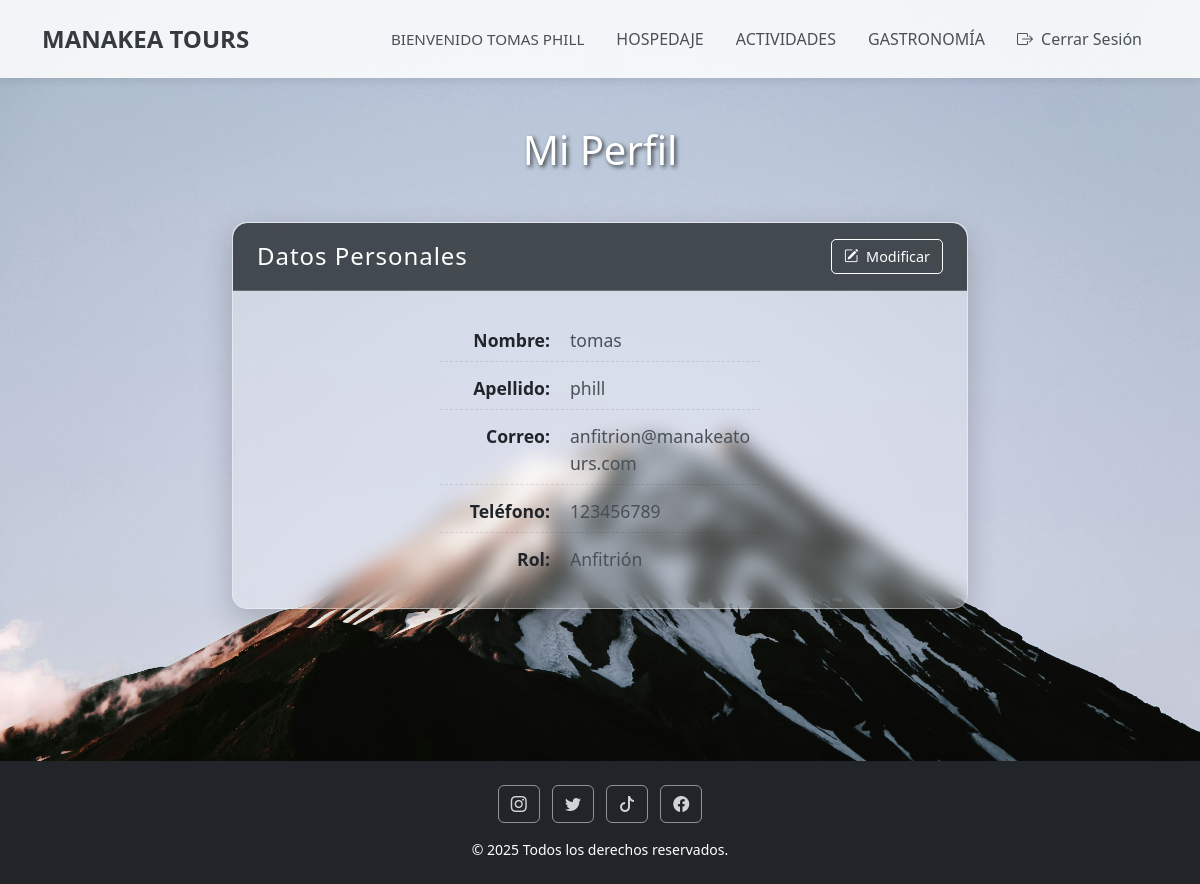
Screenshot of /perfil/ (signed in) with the database file from the repository.
### core/models.py (models this page shows, shortened)
class Usuario(AbstractBaseUser, PermissionsMixin):
    nombre = models.CharField(max_length=100)
    apellido = models.CharField(max_length=100)
    correo = models.EmailField(unique=True)
    telefono = models.CharField(max_length=20, blank=True, null=True) # Campo de teléfono
    tipo_usuario = models.ForeignKey(TipoUsuario, on_delete=models.SET_NULL, null=True, blank=True)
    is_active = models.BooleanField(default=True) # Indica si la cuenta está activa
    is_staff = models.BooleanField(default=False) # Necesario para acceder al admin de Django
    date_joined = models.DateTimeField(auto_now_add=True) # Fecha de creación del usuario
    objects = UsuarioManager() # Asigna tu Manager personalizado
    USERNAME_FIELD = 'correo' # Django usará 'correo' como campo de nombre de usuario para el login
    REQUIRED_FIELDS = ['nombre', 'apellido'] # Campos requeridos al crear un superusuario con createsuperuser
    groups = models.ManyToManyField(
        'auth.Group',
        verbose_name='groups',
        blank=True,
        help_text='The groups this user belongs to. A user will get all permissions granted to each of their groups.',
        related_name="core_usuario_set", # Asegura un related_name único para evitar conflictos
        related_query_name="usuario",
    )
    user_permissions = models.ManyToManyField(
        'auth.Permission',
        verbose_name='user permissions',
        blank=True,
        help_text='Specific permissions for this user.',
        related_name="core_usuario_set", # Asegura un related_name único para evitar conflictos
        related_query_name="usuario",
    )
    class Meta:
        verbose_name = "Usuario"
        verbose_name_plural = "Usuarios"
    @property
    def is_cliente(self):
        return self.tipo_usuario and self.tipo_usuario.tipo_nombre == 'cliente'
    @property
    def is_anfitrion(self):
        return self.tipo_usuario and self.tipo_usuario.tipo_nombre == 'anfitrion'

### core/views.py (the view, shortened to what this page needs)
# urls.py: path('perfil/', views.perfil, name='perfil'),
@login_required(login_url='login')
def perfil(request):
    usuario_actual = request.user
    form_submitted_with_errors = False
    if request.method == 'POST':
        form = PerfilUsuarioForm(request.POST, instance=usuario_actual)
        if form.is_valid():
            form.save()
            messages.success(request, '¡Tus datos han sido actualizados correctamente!')
            return redirect('perfil')
        else:
            messages.error(request, 'Hubo un error al actualizar tus datos. Por favor, revisa el formulario.')
            form_submitted_with_errors = True
    else:
        form = PerfilUsuarioForm(instance=usuario_actual)
    reservas_data = []
    context = {
        'form': form,
        'reservas': reservas_data,
        'form_submitted': form_submitted_with_errors,
        'user': usuario_actual,
    }
    return render(request, 'core/perfil.html', context)

### core/views.py (called while the page is built)
def is_cliente(user):
    return user.is_authenticated and user.is_cliente

### core/templates/core/perfil.html (shortened to what this page needs)
{% load static %}
<!DOCTYPE html>
<html lang="es">
<head>
    <link href="https://cdn.jsdelivr.net/npm/bootstrap@5.3.0/dist/css/bootstrap.min.css" rel="stylesheet">
    <link rel="stylesheet" href="https://cdn.jsdelivr.net/npm/bootstrap-icons@1.10.5/font/bootstrap-icons.css">
    <link rel="stylesheet" href="https://cdnjs.cloudflare.com/ajax/libs/font-awesome/6.5.1/css/all.min.css" />
    <link rel="stylesheet" href="{% static 'css/global.css'%}">
</head>
<body>
    <section class="bg-5">
        <nav class="navbar navbar-expand-md navbar-light bg-light">
            <div class="container">
                <a class="navbar-brand fw-bold" href="{% url 'inicioregistrado'%}">MANAKEA TOURS</a>
                <div class="collapse navbar-collapse justify-content-end" id="navbarNav">
                    <ul class="navbar-nav">
                        {% if user.is_authenticated %}
                            <li class="nav-item d-flex align-items-center">
                                <span class="nav-link welcome-message">BIENVENIDO {{ user.nombre|upper }} {{ user.apellido|upper }}</span>
                            </li>
                            <li class="nav-item">
                                <a class="nav-link" href="{% url 'hospedaje' %}">HOSPEDAJE</a>
                            </li>
                            <li class="nav-item">
                                <a class="nav-link" href="{% url 'actividad' %}">ACTIVIDADES</a>
                            </li>
                            <li class="nav-item">
                                <a class="nav-link" href="{% url 'gastronomia' %}">GASTRONOMÍA</a>
                            </li>
                            <li class="nav-item">
                                <a class="nav-link btn btn-outline-danger btn-sm ms-2" href="{% url 'logout' %}">
                                    <i class="bi bi-box-arrow-right me-1"></i> Cerrar Sesión
                                </a>
                            </li>
                        {% endif %}
                    </ul>
                </div>
            </div>
        </nav>
        <div class="container py-5 flex-grow-1 d-flex flex-column justify-content-center">
            <h1 class="text-center mb-5 text-white" style="text-shadow: 2px 2px 4px rgba(0,0,0,0.7);">Mi Perfil</h1>
            {% if user.is_authenticated %}
                <div class="row profile-row justify-content-center flex-grow-1">
                    <div class="col-12 {% if user.is_cliente %}col-md-5{% else %}col-md-8{% endif %} profile-card-col mb-4">
                        <div class="card shadow-sm h-100">
                            <div class="card-header text-white d-flex justify-content-between align-items-center">
                                <h4 class="mb-0">Datos Personales</h4>
                                <button type="button" class="btn btn-outline-light btn-sm" id="toggleEditButton">
                                    <i class="bi bi-pencil-square me-1"></i> Modificar
                                </button>
                            </div>
                            <div class="card-body">
                                <div id="staticData">
                                    <p><strong>Nombre:</strong> <span>{{ user.nombre }}</span></p>
                                    <p><strong>Apellido:</strong> <span>{{ user.apellido }}</span></p>
                                    <p><strong>Correo:</strong> <span>{{ user.correo }}</span></p>
                                    <p><strong>Teléfono:</strong> <span>{{ user.telefono|default:"No registrado" }}</span></p>
                                    <p><strong>Rol:</strong>
                                        <span>
                                            {% if user.is_cliente %}Cliente
                                            {% elif user.is_anfitrion %}Anfitrión
                                            {% elif user.is_administrador %}Administrador
                                            {% else %}Desconocido (Rol no definido)
                                            {% endif %}
                                        </span>
                                    </p>
                                </div>
                            </div>
                        </div>
                    </div>
                </div>
            {% else %}
                <div class="alert alert-warning text-center" role="alert">
                    Debes iniciar sesión para ver tu perfil.
                </div>
            {% endif %}
        </div>
        <footer class="bg-dark text-center text-white py-4 mt-5">
            <div class="container">
                <div class="mb-3">
                    <a href="https://www.instagram.com" target="_blank" class="btn btn-outline-light mx-1">
                        <i class="bi bi-instagram"></i>
                    </a>
                    <a href="https://www.twitter.com" target="_blank" class="btn btn-outline-light mx-1">
                        <i class="bi bi-twitter"></i>
                    </a>
                    <a href="https://www.tiktok.com" target="_blank" class="btn btn-outline-light mx-1">
                        <i class="bi bi-tiktok"></i>
                    </a>
                    <a href="https://www.facebook.com" target="_blank" class="btn btn-outline-light mx-1">
                        <i class="bi bi-facebook"></i>
                    </a>
                </div>
                <p class="mb-0 small">&copy; 2025 Todos los derechos reservados.</p>
            </div>
        </footer>
    </section>
</body>
</html>

### core/static/css/global.css (style rules this page uses)
body { min-height: 100vh; display: flex; flex-direction: column; margin: 0; padding: 0; }
.bg-5 { background-image: url(../img/volcan.jpg); background-repeat: no-repeat; background-position: center center; background-size: cover; min-height: 100vh; display: flex; flex-direction: column; }
.card-body { display: flex; flex-direction: column; }
.profile-card-col .card { background-color: rgba(255, 255, 255, 0.25) !important; backdrop-filter: blur(10px) !important; -webkit-backdrop-filter: blur(10px) !important; border: 1px solid rgba(255, 255, 255, 0.4) !important; border-radius: 15px !important; box-shadow: 0 10px 30px rgba(0, 0, 0, 0.2) !important; display: flex; flex-direction: column; height: 100%; overflow: hidden; transition: all 0.3s cubic-bezier(0.25, 0.8, 0.25, 1); }
.profile-card-col .card-header { background-color: rgba(52, 58, 64, 0.9) !important; color: white !important; border-bottom: 1px solid rgba(255, 255, 255, 0.2) !important; padding: 1rem 1.5rem !important; font-size: 1.2rem !important; font-weight: 600 !important; letter-spacing: 0.05em !important; border-top-left-radius: 15px !important; border-top-right-radius: 15px !important; }
.profile-card-col .card-body { background-color: transparent !important; color: #343a40 !important; padding: 1rem !important; flex-grow: 1; display: flex; flex-direction: column; justify-content: flex-start; align-items: center; text-align: center; }
#staticData { display: flex; flex-direction: column; width: 100%; max-width: 320px; text-align: left; margin: 20px auto !important; padding: 0 !important; }
.profile-card-col .card-body p { color: #495057 !important; margin-bottom: 0.8rem !important; font-size: 1.1rem !important; display: flex; align-items: baseline; width: 100%; padding-bottom: 0.5rem !important; border-bottom: 1px dashed rgba(0, 0, 0, 0.1) !important; }
.profile-card-col .card-body p strong { color: #212529 !important; min-width: 110px !important; text-align: right !important; margin-right: 20px !important; flex-shrink: 0; font-weight: 700 !important; }
.profile-card-col .card-body p span { flex-grow: 1; text-align: left; word-break: break-word; overflow-wrap: break-word; }
.profile-card-col .card-body p:last-child { margin-bottom: 0 !important; border-bottom: none !important; padding-bottom: 0 !important; }
.btn { margin-top: auto; }
.card .btn { border-radius: 0.25rem; transition: all 0.2s ease-in-out; font-weight: 500; }
.card .btn-outline-light { color: white !important; border-color: white !important; background-color: transparent !important; }
.card .btn-sm { padding: 0.35rem 0.75rem !important; font-size: 0.9rem !important; border-radius: 5px !important; }
.profile-row { display: flex; flex-wrap: wrap; align-items: stretch; justify-content: center; gap: 2rem; margin-bottom: 2rem; }
.navbar { background-color: rgba(255, 255, 255, 0.85) !important; box-shadow: 0 2px 10px rgba(0,0,0,0.1); padding: 1rem 0 !important; }
.navbar-brand { font-size: 1.5rem !important; color: #343a40 !important; font-weight: 700 !important; }
.navbar-nav .nav-link { color: #495057 !important; font-weight: 500 !important; margin: 0 0.5rem; transition: color 0.3s ease; }
.welcome-message { color: #6c757d !important; font-size: 0.95rem !important; margin-right: 1rem; }
footer { background-color: rgba(33, 37, 41, 0.9) !important; padding: 2rem 0 !important; color: rgba(255, 255, 255, 0.8) !important; }
footer .btn-outline-light { border-color: rgba(255, 255, 255, 0.5) !important; color: rgba(255, 255, 255, 0.8) !important; }

### rows the page displays
Usuario: nombre "TOMAS", apellido "PHILL", nombre "tomas", apellido "phill", correo "anfitrion@manakeatours.com", telefono "123456789"
